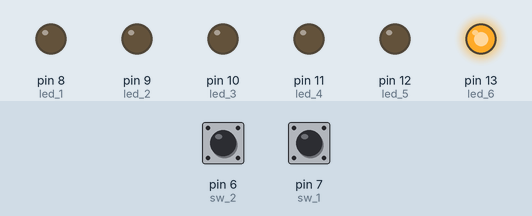
A sketch run on a simulated Arduino Uno, built with avr-gcc and run on an emulated ATmega328P. On the bench: output pins drawn as LEDs (lit = HIGH). Dashed ring = blinking. The inputs (shaded band) are chosen by the test bench; at power-on: pin 6 (sw_2) HIGH, pin 7 (sw_1) LOW. Random numbers use the default seed unless the sketch sets one.

Above: at 0.9 s.
1.3 s: pin 6 (sw_2) pulled LOW for 3.2 s
At 2.5 s:
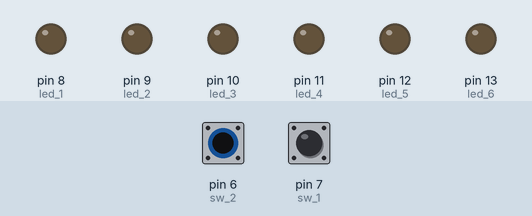
7.5 s: pin 6 (sw_2) pulled LOW for 1 s
At 8.6 s:
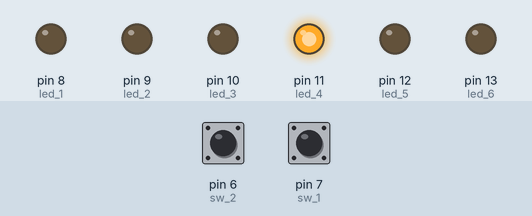
10.5 s: pin 7 (sw_1) pulled HIGH for 3.2 s
15.2 s: pin 6 (sw_2) driven LOW and pin 7 (sw_1) driven HIGH
At 15.8 s:
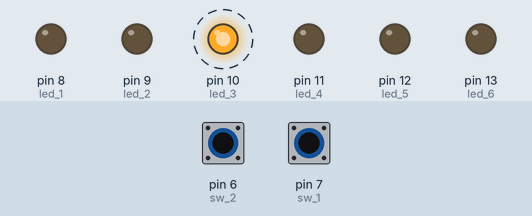
Timing chart, 0 to 19.2 s (numbered marks = the images above; inputs shaded):
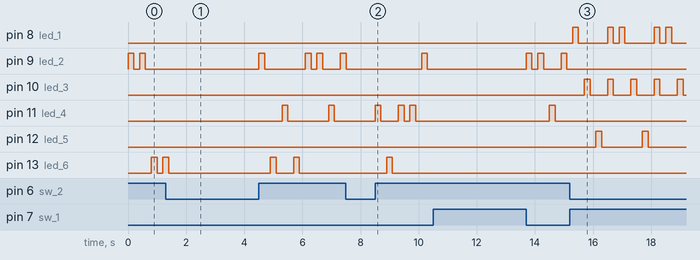

The sketch:

practica2.ino
```cpp
//inicializacion de variables pines
int led_1=8;
int led_2=9;
int led_3=10;
int led_4=11;
int led_5=12;
int led_6=13;
int sw_1=7;
int sw_2=6;
int pulsador=5;
int vector_leds [6]={led_1,led_2,led_3,led_4,led_5,led_6} ;
/////////////////////////////////
//variables de contadores
int i=0;
int j=0;
/////////////////////////////////

void setup() {
  pinMode(led_1,OUTPUT);//pin 8 como salida
  pinMode(led_2,OUTPUT);//pin 9 como salida
  pinMode(led_3,OUTPUT);//pin 10 como salida
  pinMode(led_4,OUTPUT);//pin 11 como salida
  pinMode(led_5,OUTPUT);//pin 12 como salida
  pinMode(led_6,OUTPUT);//pin 13 como salida
  pinMode(sw_1,INPUT);//pin 6 como entrada
  pinMode(sw_2,INPUT);//pin 7 como entrada
  pinMode(pulsador,INPUT);//pin 5 como entrada

}

void loop() {
  // switch uno primer juego de luces condicion que solo los pares se enciendan en forma secuencial
  if(digitalRead(sw_1)==HIGH && digitalRead(sw_2)==LOW)
    {

      for(;j<5;j++)
        {//for1
        for(i=0;i<=6;i=i+2)
        {//for2
        digitalWrite(vector_leds[i],HIGH);
        delay(200);
        digitalWrite(vector_leds[i],LOW);
        delay(200);
        }//for2
        i=0;
        }
    }

   else
   {//codigo en el cual la condicion cambia y solo se ejecutara los numero impares de forma randomica
    j=0;
    if(digitalRead(sw_1)==LOW && digitalRead(sw_2)==HIGH)
    {
         i=random(6);
         if(i%2==1)
         {
        digitalWrite(vector_leds[i],HIGH);
        delay(200);
        digitalWrite(vector_leds[i],LOW);
        delay(200);
        }
    }
   }
}
```

Measured:
- after the input at 15.2 s, pin 8 (led_1): LOW → HIGH after 0.10 s, then repeats every 1.6 s: LOW 1.0 s, HIGH 0.20 s, LOW 0.20 s, HIGH 0.20 s; pin 10 (led_3): alternates HIGH for 0.20 s and LOW for 0.60 s, starting after 0.50 s; pin 12 (led_5): alternates HIGH for 0.20 s and LOW for 1.4 s, starting after 0.90 s
